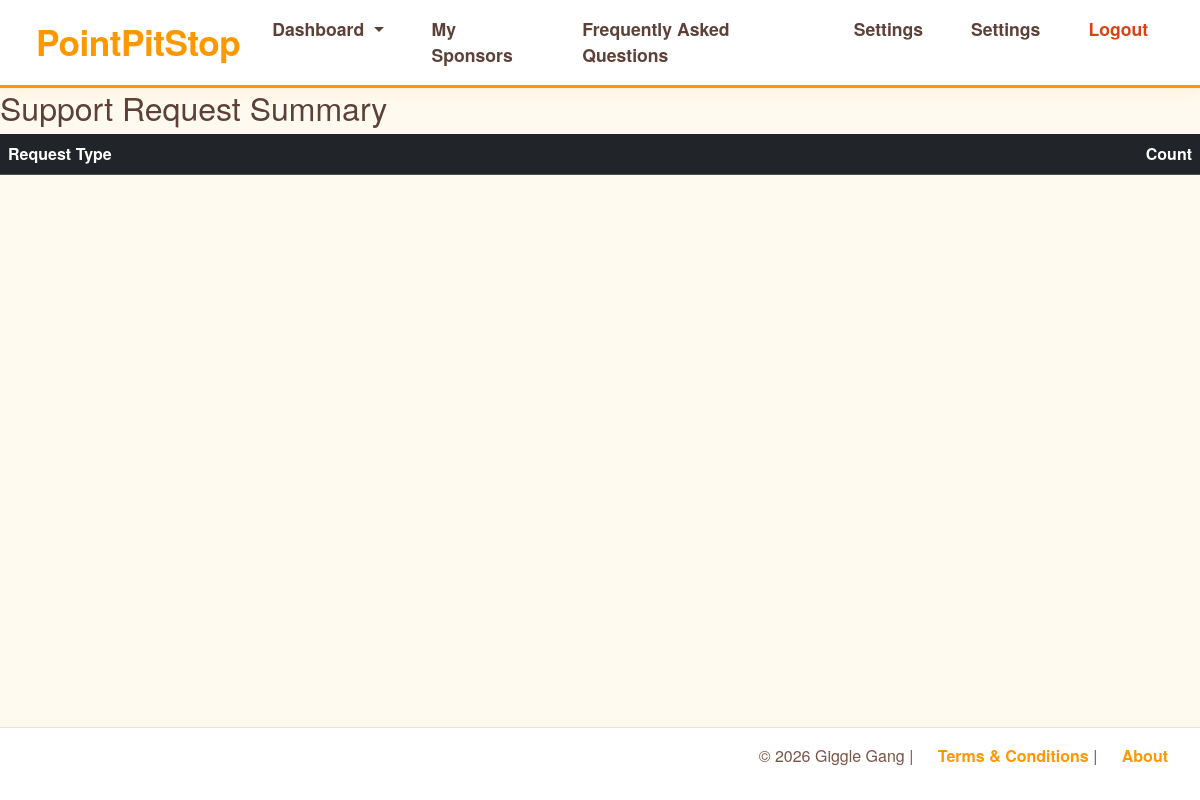
/reports/supportrequests (signed in), run on an earlier commit of the app's database.
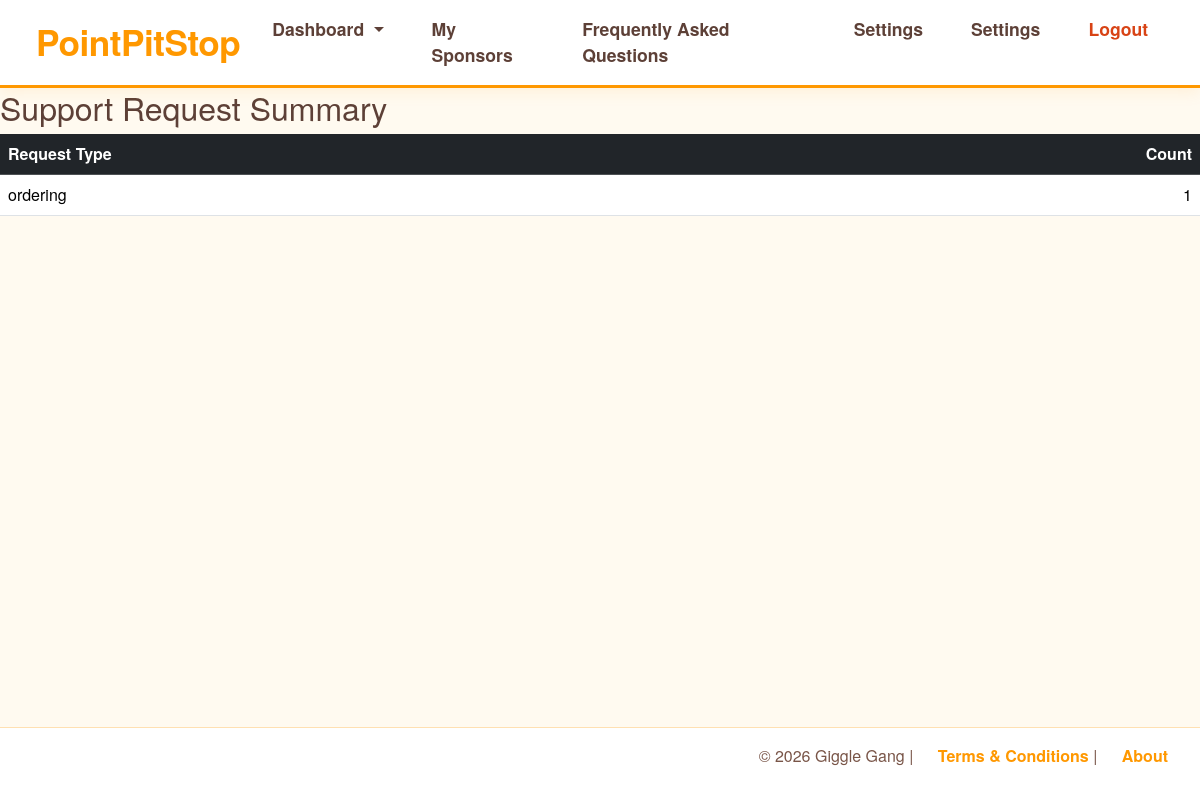
And on a later commit of the database.
### models.py (models this page shows)
class SupportRequest(db.Model):
    __tablename__ = "support_requests"
    req_id = db.Column(db.Integer, primary_key = True)
    source_id = db.Column(db.Integer, nullable = False)
    source_org = db.Column(db.Integer, nullable = False)
    req_type = db.Column(db.String(100), nullable = False)
    req_details = db.Column(db.String(10000), nullable = False)
    creation_date = db.Column(db.DateTime, nullable = False, default=datetime.now)
    status = db.Column(db.String(20), nullable=False, default="Open")

### reports.py (the view)
@report_bp.route("/reports/supportrequests",methods=["GET"])
@login_required
def supportrequests():
    stats = (db.session.query(SupportRequest.req_type,func.count(SupportRequest.req_id))
             .group_by(SupportRequest.req_type).all())
    tallied_requests = {item[0]: item[1] for item in stats}
    return render_template("admin/reports/admin_reports_supp_req.html", tallies=tallied_requests)

### app.py (called while the page is built)
@login_manager.user_loader
def load_user(user_id):
    return db.session.get(Users, int(user_id))

### templates/admin/reports/admin_reports_supp_req.html (shortened to what this page needs)
{% extends "base.html" %}
{% block body %}
    <h2>Support Request Summary</h2>
        <table class="table table-hover report-table">
            <thead class="table-dark">
                <tr>
                    <th>Request Type</th>
                    <th class="text-end">Count</th>
                </tr>
            </thead>
            <tbody>
                {% for request_type, count in tallies.items() %}
                <tr>
                    <td>{{ request_type }}</td>
                    <td class="text-end">{{ count }}</td>
                </tr>
                {% endfor %}
            </tbody>
        </table>
{% endblock %}

What changed in the data, as far as the page shows it:
added SupportRequest: req_type "ordering", count "1"
